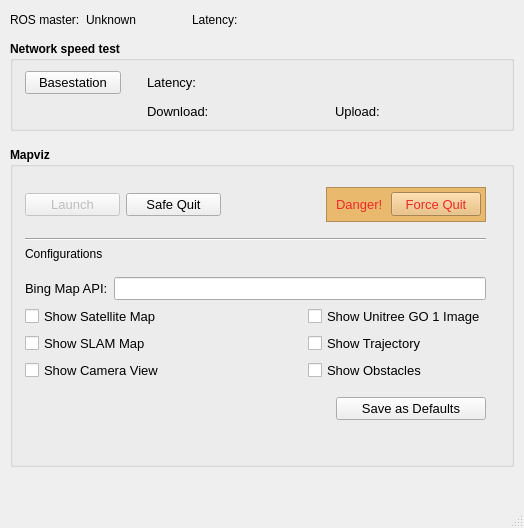
<?xml version="1.0" encoding="UTF-8"?>
<ui version="4.0">
 <author>Zhengyi Jiang</author>
 <class>MainWindow</class>
 <widget class="QMainWindow" name="MainWindow">
  <property name="geometry">
   <rect>
    <x>0</x>
    <y>0</y>
    <width>524</width>
    <height>528</height>
   </rect>
  </property>
  <property name="windowTitle">
   <string>UGI Launcher</string>
  </property>
  <property name="windowIcon">
   <iconset resource="resources/resources.qrc">
    <normaloff>:/res/ice9_logo.png</normaloff>:/res/ice9_logo.png</iconset>
  </property>
  <widget class="QWidget" name="centralwidget">
   <widget class="QWidget" name="verticalLayoutWidget">
    <property name="geometry">
     <rect>
      <x>0</x>
      <y>0</y>
      <width>524</width>
      <height>804</height>
     </rect>
    </property>
    <layout class="QVBoxLayout" name="verticalLayout">
     <property name="sizeConstraint">
      <enum>QLayout::SetDefaultConstraint</enum>
     </property>
     <property name="leftMargin">
      <number>10</number>
     </property>
     <property name="topMargin">
      <number>10</number>
     </property>
     <property name="rightMargin">
      <number>10</number>
     </property>
     <property name="bottomMargin">
      <number>10</number>
     </property>
     <item>
      <layout class="QHBoxLayout" name="horizontalLayout">
       <item>
        <layout class="QGridLayout" name="gridLayout_3">
         <property name="leftMargin">
          <number>0</number>
         </property>
         <item row="1" column="0">
          <spacer name="verticalSpacer_9">
           <property name="orientation">
            <enum>Qt::Vertical</enum>
           </property>
           <property name="sizeType">
            <enum>QSizePolicy::Preferred</enum>
           </property>
           <property name="sizeHint" stdset="0">
            <size>
             <width>20</width>
             <height>5</height>
            </size>
           </property>
          </spacer>
         </item>
         <item row="0" column="1">
          <widget class="QLabel" name="labelMasterState">
           <property name="minimumSize">
            <size>
             <width>80</width>
             <height>0</height>
            </size>
           </property>
           <property name="text">
            <string>Unknown</string>
           </property>
          </widget>
         </item>
         <item row="0" column="0">
          <widget class="QLabel" name="label">
           <property name="text">
            <string>ROS master:</string>
           </property>
          </widget>
         </item>
         <item row="0" column="4">
          <widget class="QLabel" name="labelMasterPing">
           <property name="text">
            <string/>
           </property>
          </widget>
         </item>
         <item row="0" column="3">
          <widget class="QLabel" name="label_13">
           <property name="text">
            <string>Latency:</string>
           </property>
          </widget>
         </item>
         <item row="0" column="2">
          <spacer name="horizontalSpacer_6">
           <property name="orientation">
            <enum>Qt::Horizontal</enum>
           </property>
           <property name="sizeType">
            <enum>QSizePolicy::Fixed</enum>
           </property>
           <property name="sizeHint" stdset="0">
            <size>
             <width>20</width>
             <height>20</height>
            </size>
           </property>
          </spacer>
         </item>
        </layout>
       </item>
       <item>
        <spacer name="horizontalSpacer">
         <property name="orientation">
          <enum>Qt::Horizontal</enum>
         </property>
         <property name="sizeHint" stdset="0">
          <size>
           <width>40</width>
           <height>20</height>
          </size>
         </property>
        </spacer>
       </item>
       <item>
        <widget class="QLabel" name="label_3">
         <property name="maximumSize">
          <size>
           <width>50</width>
           <height>50</height>
          </size>
         </property>
         <property name="text">
          <string>&lt;html&gt;&lt;head/&gt;&lt;body&gt;&lt;p&gt;&lt;img src=&quot;:/res/ice9_logo.png&quot; height=&quot;50&quot; width=&quot;50&quot;/&gt;&lt;/p&gt;&lt;/body&gt;&lt;/html&gt;</string>
         </property>
         <property name="textFormat">
          <enum>Qt::RichText</enum>
         </property>
        </widget>
       </item>
       <item>
        <spacer name="horizontalSpacer_4">
         <property name="orientation">
          <enum>Qt::Horizontal</enum>
         </property>
         <property name="sizeType">
          <enum>QSizePolicy::Minimum</enum>
         </property>
         <property name="sizeHint" stdset="0">
          <size>
           <width>10</width>
           <height>20</height>
          </size>
         </property>
        </spacer>
       </item>
      </layout>
     </item>
     <item>
      <widget class="QGroupBox" name="groupBox">
       <property name="sizePolicy">
        <sizepolicy hsizetype="Expanding" vsizetype="Preferred">
         <horstretch>0</horstretch>
         <verstretch>0</verstretch>
        </sizepolicy>
       </property>
       <property name="minimumSize">
        <size>
         <width>0</width>
         <height>90</height>
        </size>
       </property>
       <property name="font">
        <font>
         <weight>75</weight>
         <bold>true</bold>
        </font>
       </property>
       <property name="title">
        <string>Network speed test</string>
       </property>
       <widget class="QWidget" name="gridLayoutWidget">
        <property name="geometry">
         <rect>
          <x>0</x>
          <y>20</y>
          <width>501</width>
          <height>71</height>
         </rect>
        </property>
        <layout class="QGridLayout" name="gridLayout">
         <property name="leftMargin">
          <number>15</number>
         </property>
         <property name="topMargin">
          <number>10</number>
         </property>
         <property name="rightMargin">
          <number>15</number>
         </property>
         <property name="bottomMargin">
          <number>10</number>
         </property>
         <item row="1" column="1">
          <spacer name="horizontalSpacer_2">
           <property name="orientation">
            <enum>Qt::Horizontal</enum>
           </property>
           <property name="sizeType">
            <enum>QSizePolicy::Fixed</enum>
           </property>
           <property name="sizeHint" stdset="0">
            <size>
             <width>20</width>
             <height>20</height>
            </size>
           </property>
          </spacer>
         </item>
         <item row="0" column="2">
          <widget class="QLabel" name="label_5">
           <property name="sizePolicy">
            <sizepolicy hsizetype="Fixed" vsizetype="Preferred">
             <horstretch>0</horstretch>
             <verstretch>0</verstretch>
            </sizepolicy>
           </property>
           <property name="maximumSize">
            <size>
             <width>70</width>
             <height>16777215</height>
            </size>
           </property>
           <property name="font">
            <font>
             <pointsize>10</pointsize>
             <weight>50</weight>
             <bold>false</bold>
            </font>
           </property>
           <property name="text">
            <string>Latency:</string>
           </property>
          </widget>
         </item>
         <item row="1" column="3">
          <widget class="QLabel" name="labelNetSpdBaseDown">
           <property name="minimumSize">
            <size>
             <width>85</width>
             <height>0</height>
            </size>
           </property>
           <property name="font">
            <font>
             <pointsize>10</pointsize>
             <weight>50</weight>
             <bold>false</bold>
            </font>
           </property>
           <property name="text">
            <string/>
           </property>
          </widget>
         </item>
         <item row="0" column="4">
          <spacer name="horizontalSpacer_5">
           <property name="orientation">
            <enum>Qt::Horizontal</enum>
           </property>
           <property name="sizeType">
            <enum>QSizePolicy::Fixed</enum>
           </property>
           <property name="sizeHint" stdset="0">
            <size>
             <width>10</width>
             <height>20</height>
            </size>
           </property>
          </spacer>
         </item>
         <item row="0" column="3">
          <widget class="QLabel" name="labelNetSpdBaseLatency">
           <property name="minimumSize">
            <size>
             <width>85</width>
             <height>0</height>
            </size>
           </property>
           <property name="font">
            <font>
             <pointsize>10</pointsize>
             <weight>50</weight>
             <bold>false</bold>
            </font>
           </property>
           <property name="text">
            <string/>
           </property>
          </widget>
         </item>
         <item row="0" column="0">
          <widget class="QPushButton" name="pushButtonNetSpdBase">
           <property name="minimumSize">
            <size>
             <width>0</width>
             <height>0</height>
            </size>
           </property>
           <property name="maximumSize">
            <size>
             <width>100</width>
             <height>25</height>
            </size>
           </property>
           <property name="font">
            <font>
             <pointsize>10</pointsize>
             <weight>50</weight>
             <bold>false</bold>
            </font>
           </property>
           <property name="text">
            <string>Basestation</string>
           </property>
          </widget>
         </item>
         <item row="1" column="2">
          <widget class="QLabel" name="label_4">
           <property name="sizePolicy">
            <sizepolicy hsizetype="Fixed" vsizetype="Preferred">
             <horstretch>0</horstretch>
             <verstretch>0</verstretch>
            </sizepolicy>
           </property>
           <property name="maximumSize">
            <size>
             <width>70</width>
             <height>16777215</height>
            </size>
           </property>
           <property name="font">
            <font>
             <pointsize>10</pointsize>
             <weight>50</weight>
             <bold>false</bold>
            </font>
           </property>
           <property name="text">
            <string>Download:</string>
           </property>
          </widget>
         </item>
         <item row="1" column="5">
          <widget class="QLabel" name="label_8">
           <property name="sizePolicy">
            <sizepolicy hsizetype="Fixed" vsizetype="Preferred">
             <horstretch>0</horstretch>
             <verstretch>0</verstretch>
            </sizepolicy>
           </property>
           <property name="minimumSize">
            <size>
             <width>50</width>
             <height>0</height>
            </size>
           </property>
           <property name="maximumSize">
            <size>
             <width>16777215</width>
             <height>16777215</height>
            </size>
           </property>
           <property name="baseSize">
            <size>
             <width>50</width>
             <height>0</height>
            </size>
           </property>
           <property name="font">
            <font>
             <pointsize>10</pointsize>
             <weight>50</weight>
             <bold>false</bold>
            </font>
           </property>
           <property name="text">
            <string>Upload:</string>
           </property>
          </widget>
         </item>
         <item row="1" column="6">
          <widget class="QLabel" name="labelNetSpdBaseUp">
           <property name="minimumSize">
            <size>
             <width>85</width>
             <height>0</height>
            </size>
           </property>
           <property name="font">
            <font>
             <pointsize>10</pointsize>
             <weight>50</weight>
             <bold>false</bold>
            </font>
           </property>
           <property name="text">
            <string/>
           </property>
          </widget>
         </item>
         <item row="0" column="5" colspan="2">
          <widget class="QLabel" name="labelNetSpdBaseTime">
           <property name="minimumSize">
            <size>
             <width>161</width>
             <height>0</height>
            </size>
           </property>
           <property name="font">
            <font>
             <pointsize>10</pointsize>
             <weight>50</weight>
             <bold>false</bold>
            </font>
           </property>
           <property name="text">
            <string/>
           </property>
          </widget>
         </item>
        </layout>
       </widget>
      </widget>
     </item>
     <item>
      <spacer name="verticalSpacer_8">
       <property name="orientation">
        <enum>Qt::Vertical</enum>
       </property>
       <property name="sizeType">
        <enum>QSizePolicy::Minimum</enum>
       </property>
       <property name="sizeHint" stdset="0">
        <size>
         <width>20</width>
         <height>10</height>
        </size>
       </property>
      </spacer>
     </item>
     <item>
      <widget class="QGroupBox" name="groupBox_2">
       <property name="minimumSize">
        <size>
         <width>0</width>
         <height>320</height>
        </size>
       </property>
       <property name="font">
        <font>
         <weight>75</weight>
         <bold>true</bold>
        </font>
       </property>
       <property name="title">
        <string>Mapviz</string>
       </property>
       <widget class="QWidget" name="gridLayoutWidget_2">
        <property name="geometry">
         <rect>
          <x>0</x>
          <y>20</y>
          <width>491</width>
          <height>291</height>
         </rect>
        </property>
        <layout class="QGridLayout" name="gridLayout_2">
         <property name="leftMargin">
          <number>15</number>
         </property>
         <property name="topMargin">
          <number>10</number>
         </property>
         <property name="rightMargin">
          <number>15</number>
         </property>
         <property name="bottomMargin">
          <number>10</number>
         </property>
         <item row="10" column="1">
          <widget class="QPushButton" name="pushButtonMapvizSave">
           <property name="maximumSize">
            <size>
             <width>150</width>
             <height>16777215</height>
            </size>
           </property>
           <property name="font">
            <font>
             <pointsize>10</pointsize>
             <weight>50</weight>
             <bold>false</bold>
            </font>
           </property>
           <property name="layoutDirection">
            <enum>Qt::RightToLeft</enum>
           </property>
           <property name="text">
            <string>Save as Defaults</string>
           </property>
          </widget>
         </item>
         <item row="0" column="0" colspan="2">
          <layout class="QHBoxLayout" name="horizontalLayout_2">
           <property name="sizeConstraint">
            <enum>QLayout::SetMinimumSize</enum>
           </property>
           <property name="topMargin">
            <number>10</number>
           </property>
           <property name="bottomMargin">
            <number>10</number>
           </property>
           <item>
            <widget class="QPushButton" name="pushButtonMapvizLaunch">
             <property name="enabled">
              <bool>false</bool>
             </property>
             <property name="minimumSize">
              <size>
               <width>95</width>
               <height>0</height>
              </size>
             </property>
             <property name="font">
              <font>
               <pointsize>10</pointsize>
               <weight>50</weight>
               <bold>false</bold>
              </font>
             </property>
             <property name="text">
              <string>Launch</string>
             </property>
            </widget>
           </item>
           <item>
            <widget class="QPushButton" name="pushButtonMapvizSafeQuit">
             <property name="minimumSize">
              <size>
               <width>95</width>
               <height>0</height>
              </size>
             </property>
             <property name="font">
              <font>
               <pointsize>10</pointsize>
               <weight>50</weight>
               <bold>false</bold>
              </font>
             </property>
             <property name="text">
              <string>Safe Quit</string>
             </property>
            </widget>
           </item>
           <item>
            <spacer name="horizontalSpacer_3">
             <property name="orientation">
              <enum>Qt::Horizontal</enum>
             </property>
             <property name="sizeHint" stdset="0">
              <size>
               <width>40</width>
               <height>20</height>
              </size>
             </property>
            </spacer>
           </item>
           <item>
            <widget class="QFrame" name="frame">
             <property name="minimumSize">
              <size>
               <width>160</width>
               <height>35</height>
              </size>
             </property>
             <property name="styleSheet">
              <string notr="true">background-color: rgb(233, 185, 110);</string>
             </property>
             <property name="frameShape">
              <enum>QFrame::StyledPanel</enum>
             </property>
             <property name="frameShadow">
              <enum>QFrame::Raised</enum>
             </property>
             <widget class="QLabel" name="label_12">
              <property name="geometry">
               <rect>
                <x>10</x>
                <y>5</y>
                <width>47</width>
                <height>24</height>
               </rect>
              </property>
              <property name="font">
               <font>
                <pointsize>10</pointsize>
                <weight>50</weight>
                <bold>false</bold>
               </font>
              </property>
              <property name="styleSheet">
               <string notr="true">color: rgb(239, 41, 41);</string>
              </property>
              <property name="text">
               <string>Danger!</string>
              </property>
             </widget>
             <widget class="QPushButton" name="pushButtonMapvizForceQuit">
              <property name="geometry">
               <rect>
                <x>65</x>
                <y>5</y>
                <width>90</width>
                <height>24</height>
               </rect>
              </property>
              <property name="minimumSize">
               <size>
                <width>90</width>
                <height>24</height>
               </size>
              </property>
              <property name="font">
               <font>
                <pointsize>10</pointsize>
                <weight>50</weight>
                <bold>false</bold>
               </font>
              </property>
              <property name="styleSheet">
               <string notr="true">color: rgb(239, 41, 41);</string>
              </property>
              <property name="text">
               <string>Force Quit</string>
              </property>
             </widget>
            </widget>
           </item>
          </layout>
         </item>
         <item row="8" column="1">
          <widget class="QCheckBox" name="checkBoxShowObstacle">
           <property name="font">
            <font>
             <pointsize>10</pointsize>
             <weight>50</weight>
             <bold>false</bold>
            </font>
           </property>
           <property name="text">
            <string>Show Obstacles</string>
           </property>
          </widget>
         </item>
         <item row="6" column="1">
          <widget class="QCheckBox" name="checkBoxShowUnitreeImg">
           <property name="font">
            <font>
             <pointsize>10</pointsize>
             <weight>50</weight>
             <bold>false</bold>
            </font>
           </property>
           <property name="text">
            <string>Show Unitree GO 1 Image</string>
           </property>
          </widget>
         </item>
         <item row="5" column="0" colspan="2">
          <layout class="QHBoxLayout" name="horizontalLayout_3">
           <item>
            <widget class="QLabel" name="label_9">
             <property name="font">
              <font>
               <pointsize>10</pointsize>
               <weight>50</weight>
               <bold>false</bold>
              </font>
             </property>
             <property name="text">
              <string>Bing Map API:</string>
             </property>
            </widget>
           </item>
           <item>
            <widget class="QLineEdit" name="lineEditBingAPI">
             <property name="font">
              <font>
               <pointsize>10</pointsize>
               <weight>50</weight>
               <bold>false</bold>
              </font>
             </property>
            </widget>
           </item>
          </layout>
         </item>
         <item row="7" column="0">
          <widget class="QCheckBox" name="checkBoxShowSlamMap">
           <property name="font">
            <font>
             <pointsize>10</pointsize>
             <weight>50</weight>
             <bold>false</bold>
            </font>
           </property>
           <property name="text">
            <string>Show SLAM Map</string>
           </property>
          </widget>
         </item>
         <item row="2" column="0" colspan="2">
          <widget class="Line" name="line">
           <property name="orientation">
            <enum>Qt::Horizontal</enum>
           </property>
          </widget>
         </item>
         <item row="11" column="1">
          <spacer name="verticalSpacer_3">
           <property name="orientation">
            <enum>Qt::Vertical</enum>
           </property>
           <property name="sizeHint" stdset="0">
            <size>
             <width>20</width>
             <height>40</height>
            </size>
           </property>
          </spacer>
         </item>
         <item row="9" column="1">
          <spacer name="verticalSpacer_6">
           <property name="orientation">
            <enum>Qt::Vertical</enum>
           </property>
           <property name="sizeType">
            <enum>QSizePolicy::Minimum</enum>
           </property>
           <property name="sizeHint" stdset="0">
            <size>
             <width>20</width>
             <height>10</height>
            </size>
           </property>
          </spacer>
         </item>
         <item row="8" column="0">
          <widget class="QCheckBox" name="checkBoxShowCam">
           <property name="font">
            <font>
             <pointsize>10</pointsize>
             <weight>50</weight>
             <bold>false</bold>
            </font>
           </property>
           <property name="text">
            <string>Show Camera View</string>
           </property>
          </widget>
         </item>
         <item row="3" column="0">
          <widget class="QLabel" name="label_10">
           <property name="maximumSize">
            <size>
             <width>16777215</width>
             <height>25</height>
            </size>
           </property>
           <property name="font">
            <font>
             <weight>50</weight>
             <bold>false</bold>
            </font>
           </property>
           <property name="text">
            <string>Configurations</string>
           </property>
          </widget>
         </item>
         <item row="7" column="1">
          <widget class="QCheckBox" name="checkBoxShowTraj">
           <property name="font">
            <font>
             <pointsize>10</pointsize>
             <weight>50</weight>
             <bold>false</bold>
            </font>
           </property>
           <property name="text">
            <string>Show Trajectory</string>
           </property>
          </widget>
         </item>
         <item row="6" column="0">
          <widget class="QCheckBox" name="checkBoxShowSatMap">
           <property name="font">
            <font>
             <pointsize>10</pointsize>
             <weight>50</weight>
             <bold>false</bold>
            </font>
           </property>
           <property name="text">
            <string>Show Satellite Map</string>
           </property>
          </widget>
         </item>
         <item row="4" column="0">
          <spacer name="verticalSpacer_7">
           <property name="orientation">
            <enum>Qt::Vertical</enum>
           </property>
           <property name="sizeType">
            <enum>QSizePolicy::Minimum</enum>
           </property>
           <property name="sizeHint" stdset="0">
            <size>
             <width>20</width>
             <height>10</height>
            </size>
           </property>
          </spacer>
         </item>
        </layout>
       </widget>
      </widget>
     </item>
     <item>
      <spacer name="verticalSpacer_5">
       <property name="orientation">
        <enum>Qt::Vertical</enum>
       </property>
       <property name="sizeHint" stdset="0">
        <size>
         <width>20</width>
         <height>40</height>
        </size>
       </property>
      </spacer>
     </item>
    </layout>
   </widget>
  </widget>
  <widget class="QStatusBar" name="statusbar">
   <property name="font">
    <font>
     <pointsize>10</pointsize>
    </font>
   </property>
  </widget>
 </widget>
 <resources>
  <include location="resources/resources.qrc"/>
 </resources>
 <connections/>
</ui>
